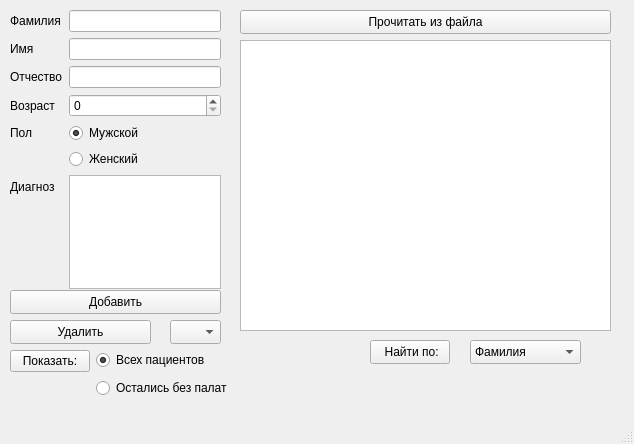
<?xml version="1.0" encoding="UTF-8"?>
<ui version="4.0">
 <class>MainWindow</class>
 <widget class="QMainWindow" name="MainWindow">
  <property name="geometry">
   <rect>
    <x>0</x>
    <y>0</y>
    <width>634</width>
    <height>444</height>
   </rect>
  </property>
  <property name="windowTitle">
   <string>MainWindow</string>
  </property>
  <widget class="QWidget" name="centralwidget">
   <widget class="QTextEdit" name="outputEdit">
    <property name="geometry">
     <rect>
      <x>240</x>
      <y>40</y>
      <width>371</width>
      <height>291</height>
     </rect>
    </property>
   </widget>
   <widget class="QWidget" name="formLayoutWidget">
    <property name="geometry">
     <rect>
      <x>10</x>
      <y>10</y>
      <width>211</width>
      <height>279</height>
     </rect>
    </property>
    <layout class="QFormLayout" name="formLayout_2">
     <item row="0" column="0">
      <widget class="QLabel" name="surnameLabel">
       <property name="text">
        <string>Фамилия</string>
       </property>
      </widget>
     </item>
     <item row="0" column="1">
      <widget class="QLineEdit" name="surnameEdit"/>
     </item>
     <item row="1" column="0">
      <widget class="QLabel" name="nameLabel">
       <property name="text">
        <string>Имя</string>
       </property>
      </widget>
     </item>
     <item row="1" column="1">
      <widget class="QLineEdit" name="nameEdit"/>
     </item>
     <item row="2" column="0">
      <widget class="QLabel" name="patronymicLabel">
       <property name="text">
        <string>Отчество</string>
       </property>
      </widget>
     </item>
     <item row="2" column="1">
      <widget class="QLineEdit" name="patronymicEdit"/>
     </item>
     <item row="3" column="0">
      <widget class="QLabel" name="ageLabel">
       <property name="text">
        <string>Возраст</string>
       </property>
      </widget>
     </item>
     <item row="3" column="1">
      <widget class="QSpinBox" name="ageBox">
       <property name="maximum">
        <number>110</number>
       </property>
      </widget>
     </item>
     <item row="4" column="0">
      <widget class="QLabel" name="sexLabel">
       <property name="text">
        <string>Пол</string>
       </property>
      </widget>
     </item>
     <item row="4" column="1">
      <widget class="QRadioButton" name="maleRadioButton">
       <property name="text">
        <string>Мужской</string>
       </property>
       <property name="checked">
        <bool>true</bool>
       </property>
      </widget>
     </item>
     <item row="5" column="0">
      <widget class="QLabel" name="label_6">
       <property name="text">
        <string/>
       </property>
      </widget>
     </item>
     <item row="5" column="1">
      <widget class="QRadioButton" name="femaleRadioButton">
       <property name="text">
        <string>Женский</string>
       </property>
      </widget>
     </item>
     <item row="6" column="0">
      <widget class="QLabel" name="diagnosiLabel">
       <property name="text">
        <string>Диагноз</string>
       </property>
      </widget>
     </item>
     <item row="6" column="1">
      <widget class="QTextEdit" name="diagnosisEdit"/>
     </item>
    </layout>
   </widget>
   <widget class="QPushButton" name="readFromFileButton">
    <property name="geometry">
     <rect>
      <x>240</x>
      <y>10</y>
      <width>371</width>
      <height>24</height>
     </rect>
    </property>
    <property name="text">
     <string>Прочитать из файла</string>
    </property>
   </widget>
   <widget class="QPushButton" name="findBy">
    <property name="geometry">
     <rect>
      <x>370</x>
      <y>340</y>
      <width>80</width>
      <height>24</height>
     </rect>
    </property>
    <property name="text">
     <string> Найти по:</string>
    </property>
   </widget>
   <widget class="QLabel" name="noReading">
    <property name="geometry">
     <rect>
      <x>250</x>
      <y>370</y>
      <width>371</width>
      <height>20</height>
     </rect>
    </property>
    <property name="styleSheet">
     <string notr="true">color: rgb(255,0,0)</string>
    </property>
    <property name="text">
     <string/>
    </property>
   </widget>
   <widget class="QWidget" name="formLayoutWidget_2">
    <property name="geometry">
     <rect>
      <x>10</x>
      <y>350</y>
      <width>220</width>
      <height>80</height>
     </rect>
    </property>
    <layout class="QFormLayout" name="formLayout">
     <item row="0" column="0">
      <widget class="QPushButton" name="show">
       <property name="text">
        <string>Показать:</string>
       </property>
      </widget>
     </item>
     <item row="0" column="1">
      <widget class="QRadioButton" name="isAllPatients">
       <property name="text">
        <string>Всех пациентов</string>
       </property>
       <property name="checked">
        <bool>true</bool>
       </property>
      </widget>
     </item>
     <item row="1" column="1">
      <widget class="QRadioButton" name="withoutWard">
       <property name="text">
        <string>Остались без палат</string>
       </property>
      </widget>
     </item>
    </layout>
   </widget>
   <widget class="QComboBox" name="chooseCriteria">
    <property name="geometry">
     <rect>
      <x>470</x>
      <y>340</y>
      <width>111</width>
      <height>24</height>
     </rect>
    </property>
    <item>
     <property name="text">
      <string>Фамилия</string>
     </property>
    </item>
    <item>
     <property name="text">
      <string>Возраст</string>
     </property>
    </item>
    <item>
     <property name="text">
      <string>Диагноз</string>
     </property>
    </item>
    <item>
     <property name="text">
      <string>Палата</string>
     </property>
    </item>
   </widget>
   <widget class="QPushButton" name="addButton">
    <property name="geometry">
     <rect>
      <x>10</x>
      <y>290</y>
      <width>211</width>
      <height>24</height>
     </rect>
    </property>
    <property name="text">
     <string>Добавить</string>
    </property>
   </widget>
   <widget class="QPushButton" name="deleteButton">
    <property name="geometry">
     <rect>
      <x>10</x>
      <y>320</y>
      <width>141</width>
      <height>24</height>
     </rect>
    </property>
    <property name="text">
     <string>Удалить</string>
    </property>
   </widget>
   <widget class="QComboBox" name="deleteBox">
    <property name="geometry">
     <rect>
      <x>170</x>
      <y>320</y>
      <width>51</width>
      <height>24</height>
     </rect>
    </property>
    <property name="editable">
     <bool>false</bool>
    </property>
    <property name="currentText">
     <string/>
    </property>
    <property name="currentIndex">
     <number>-1</number>
    </property>
    <property name="maxCount">
     <number>8</number>
    </property>
    <property name="minimumContentsLength">
     <number>1</number>
    </property>
   </widget>
  </widget>
  <widget class="QMenuBar" name="menubar">
   <property name="geometry">
    <rect>
     <x>0</x>
     <y>0</y>
     <width>634</width>
     <height>21</height>
    </rect>
   </property>
  </widget>
  <widget class="QStatusBar" name="statusbar"/>
 </widget>
 <resources/>
 <connections/>
</ui>
